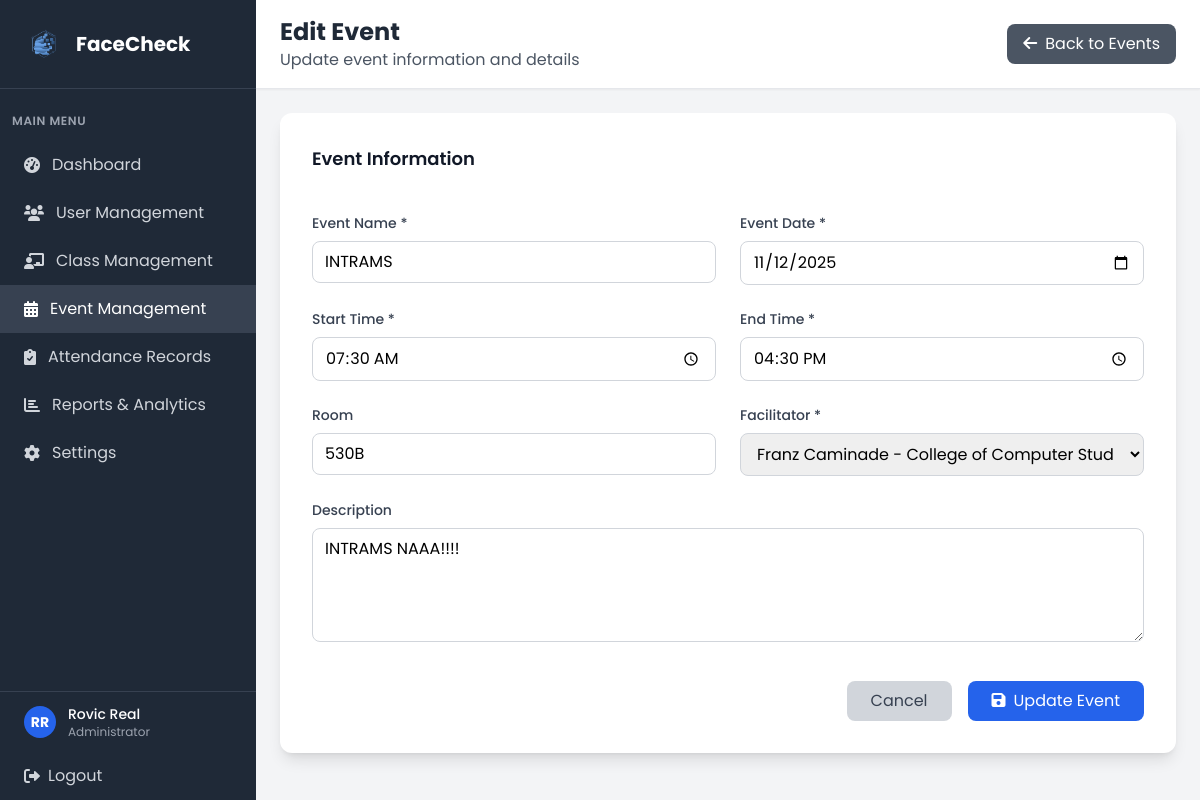
The app's page /admin/events/1/edit (signed in) with its own data.
### tables this page shows
CREATE TABLE user (
            user_id INTEGER PRIMARY KEY AUTOINCREMENT,
            idno VARCHAR(20) NOT NULL UNIQUE,
            firstname VARCHAR(50) NOT NULL,
            lastname VARCHAR(50) NOT NULL,
            role VARCHAR(10) NOT NULL CHECK (role IN ('admin', 'faculty', 'student')),
            password VARCHAR(255) NOT NULL,
            created_at DATETIME DEFAULT CURRENT_TIMESTAMP,
            is_active BOOLEAN DEFAULT 1,
            dept_id INTEGER, admin_profile_picture VARCHAR(255),
            FOREIGN KEY (dept_id) REFERENCES department(dept_id)
        );

CREATE TABLE event (
            event_id INTEGER PRIMARY KEY AUTOINCREMENT,
            event_name VARCHAR(20) NOT NULL,
            description TEXT,
            event_date DATETIME NOT NULL,
            start_time TIME,
            end_time TIME,
            room VARCHAR(20),
            faculty_id INTEGER NOT NULL, is_active BOOLEAN DEFAULT 1,
            FOREIGN KEY (faculty_id) REFERENCES faculty(faculty_id)
        );

### app.py (the view, shortened to what this page needs)
@app.route('/admin/events/<int:event_id>/edit', methods=['GET', 'POST'])
def edit_event(event_id):
    if 'user_id' not in session or session['role'] != 'admin':
        return redirect(url_for('login'))
    conn = get_db_connection()
    event_info = conn.execute('''
        SELECT e.*, u.firstname, u.lastname, d.dept_name
        FROM event e
        JOIN faculty f ON e.faculty_id = f.faculty_id
        JOIN user u ON f.user_id = u.user_id
        LEFT JOIN department d ON u.dept_id = d.dept_id
        WHERE e.event_id = ?
    ''', (event_id,)).fetchone()
    faculty = conn.execute('''
        SELECT f.faculty_id, u.firstname, u.lastname, d.dept_name
        FROM faculty f
        JOIN user u ON f.user_id = u.user_id
        LEFT JOIN department d ON u.dept_id = d.dept_id
        WHERE u.is_active = 1
        ORDER BY u.firstname, u.lastname
    ''').fetchall()
    conn.close()
    return render_template('edit_event.html', event_info=event_info, faculty=faculty)

### app.py (called while the page is built)
@app.context_processor
def inject_current_admin():
    current_admin = None
    if 'user_id' in session and session.get('role') == 'admin':
        conn = get_db_connection()
        try:
            conn.execute('ALTER TABLE user ADD COLUMN admin_profile_picture VARCHAR(255)')
            conn.commit()
        except Exception:
            pass  # Column already exists
        current_admin = conn.execute(
            '''
            SELECT u.*, d.dept_name
            FROM user u
            LEFT JOIN department d ON u.dept_id = d.dept_id
            WHERE u.user_id = ?
            ''',
            (session['user_id'],)
        ).fetchone()
        conn.close()
    return dict(current_admin=current_admin)

### templates/edit_event.html (shortened to what this page needs)
<!DOCTYPE html>
<html lang="en">
<head>
    <script src="https://cdn.tailwindcss.com"></script>
    <link href="https://cdnjs.cloudflare.com/ajax/libs/font-awesome/6.0.0/css/all.min.css" rel="stylesheet">
    <link rel="stylesheet" href="{{ url_for('static', filename='css/global.css') }}">
</head>
<body class="bg-gray-100">
    <div class="flex h-screen">
        <div class="w-64 bg-gray-800 text-white">
            <div class="p-6 border-b border-gray-700">
                <div class="flex items-center">
                    <img src="{{ url_for('static', filename='img/FaceCheck_Logo.png') }}" alt="FaceCheck logo" class="w-10 h-10 mr-3">
                    <h1 class="text-xl font-bold">FaceCheck</h1>
                </div>
            </div>
            <nav class="mt-6">
                <div class="px-3">
                    <div class="text-xs font-semibold text-gray-400 uppercase tracking-wider mb-3">Main Menu</div>
                </div>
                <a href="{{ url_for('dashboard') }}" class="flex items-center px-6 py-3 text-gray-300 hover:bg-gray-700 hover:text-white transition duration-200">
                    <i class="fas fa-tachometer-alt mr-3"></i>
                    Dashboard
                </a>
                <a href="{{ url_for('admin_users') }}" class="flex items-center px-6 py-3 text-gray-300 hover:bg-gray-700 hover:text-white transition duration-200">
                    <i class="fas fa-users mr-3"></i>
                    User Management
                </a>
                <a href="{{ url_for('admin_classes') }}" class="flex items-center px-6 py-3 text-gray-300 hover:bg-gray-700 hover:text-white transition duration-200">
                    <i class="fas fa-chalkboard-teacher mr-3"></i>
                    Class Management
                </a>
                <a href="{{ url_for('admin_events') }}" class="flex items-center px-6 py-3 bg-gray-700 text-white">
                    <i class="fas fa-calendar-alt mr-3"></i>
                    Event Management
                </a>
                <a href="{{ url_for('admin_attendance') }}" class="flex items-center px-6 py-3 text-gray-300 hover:bg-gray-700 hover:text-white transition duration-200">
                    <i class="fas fa-clipboard-check mr-3"></i>
                    Attendance Records
                </a>
                <a href="/reports" class="flex items-center px-6 py-3 text-gray-300 hover:bg-gray-700 hover:text-white transition duration-200">
                    <i class="fas fa-chart-bar mr-3"></i>
                    Reports & Analytics
                </a>
                <a href="/settings" class="flex items-center px-6 py-3 text-gray-300 hover:bg-gray-700 hover:text-white transition duration-200">
                    <i class="fas fa-cog mr-3"></i>
                    Settings
                </a>
            </nav>
            <div class="absolute bottom-0 w-64 border-t border-gray-700">
                <a href="{{ url_for('admin_profile') }}" class="flex items-center px-6 py-3 hover:bg-gray-700 transition duration-200">
                    {% if current_admin and current_admin.admin_profile_picture %}
                    <img src="{{ url_for('static', filename='profile_pictures/' + current_admin.admin_profile_picture) }}"
                         alt="{{ current_admin.firstname }} {{ current_admin.lastname }}"
                         class="w-8 h-8 rounded-full object-cover border-2 border-blue-600 mr-3">
                    {% else %}
                    <div class="w-8 h-8 bg-blue-600 rounded-full flex items-center justify-center mr-3">
                        <span class="text-white text-sm font-bold">
                            {{ (current_admin.firstname[0] ~ current_admin.lastname[0]) if current_admin else 'A' }}
                        </span>
                    </div>
                    {% endif %}
                    <div>
                        <div class="text-sm font-medium">
                            {{ (current_admin.firstname ~ ' ' ~ current_admin.lastname) if current_admin else 'Admin User' }}
                        </div>
                        <div class="text-xs text-gray-400">Administrator</div>
                    </div>
                </a>
                <a href="{{ url_for('logout') }}" class="flex items-center px-6 py-3 text-gray-300 hover:bg-gray-700 hover:text-white transition duration-200">
                    <i class="fas fa-sign-out-alt mr-2"></i>
                    Logout
                </a>
            </div>
        </div>
        <div class="flex-1 flex flex-col overflow-hidden">
            <header class="bg-white shadow-sm border-b border-gray-200">
                <div class="px-6 py-4">
                    <div class="flex items-center justify-between">
                        <div>
                            <h2 class="text-2xl font-bold text-gray-800">Edit Event</h2>
                            <p class="text-gray-600">Update event information and details</p>
                        </div>
                        <a href="{{ url_for('admin_events') }}" class="bg-gray-600 text-white px-4 py-2 rounded-lg hover:bg-gray-700 transition duration-200">
                            <i class="fas fa-arrow-left mr-2"></i>Back to Events
                        </a>
                    </div>
                </div>
            </header>
            <main class="flex-1 overflow-y-auto p-6">
                <div class="max-w-4xl mx-auto">
                    <form method="POST" class="bg-white rounded-xl shadow-lg p-8">
                        <div class="grid grid-cols-1 md:grid-cols-2 gap-6">
                            <div class="md:col-span-2">
                                <h3 class="text-lg font-semibold text-gray-900 mb-4">Event Information</h3>
                            </div>
                            <div>
                                <label for="event_name" class="block text-sm font-medium text-gray-700 mb-2">Event Name *</label>
                                <input type="text" id="event_name" name="event_name" required
                                       value="{{ event_info.event_name }}"
                                       class="w-full px-3 py-2 border border-gray-300 rounded-lg focus:ring-2 focus:ring-blue-500 focus:border-blue-500"
                                       placeholder="e.g., Annual Science Fair">
                            </div>
                            <div>
                                <label for="event_date" class="block text-sm font-medium text-gray-700 mb-2">Event Date *</label>
                                <input type="date" id="event_date" name="event_date" required
                                       value="{{ event_info.event_date }}"
                                       class="w-full px-3 py-2 border border-gray-300 rounded-lg focus:ring-2 focus:ring-blue-500 focus:border-blue-500">
                            </div>
                            <div>
                                <label for="start_time" class="block text-sm font-medium text-gray-700 mb-2">Start Time *</label>
                                <input type="time" id="start_time" name="start_time" required
                                       value="{{ event_info.start_time }}"
                                       class="w-full px-3 py-2 border border-gray-300 rounded-lg focus:ring-2 focus:ring-blue-500 focus:border-blue-500">
                            </div>
                            <div>
                                <label for="end_time" class="block text-sm font-medium text-gray-700 mb-2">End Time *</label>
                                <input type="time" id="end_time" name="end_time" required
                                       value="{{ event_info.end_time }}"
                                       class="w-full px-3 py-2 border border-gray-300 rounded-lg focus:ring-2 focus:ring-blue-500 focus:border-blue-500">
                            </div>
                            <div>
                                <label for="room" class="block text-sm font-medium text-gray-700 mb-2">Room</label>
                                <input type="text" id="room" name="room"
                                       value="{{ event_info.room or '' }}"
                                       class="w-full px-3 py-2 border border-gray-300 rounded-lg focus:ring-2 focus:ring-blue-500 focus:border-blue-500"
                                       placeholder="e.g., Room 101">
                            </div>
                            <div>
                                <label for="faculty_id" class="block text-sm font-medium text-gray-700 mb-2">Facilitator *</label>
                                <select id="faculty_id" name="faculty_id" required
                                        class="w-full px-3 py-2 border border-gray-300 rounded-lg focus:ring-2 focus:ring-blue-500 focus:border-blue-500">
                                    {% for faculty_member in faculty %}
                                    <option value="{{ faculty_member.faculty_id }}"
                                            {% if faculty_member.faculty_id == event_info.faculty_id %}selected{% endif %}>
                                        {{ faculty_member.firstname }} {{ faculty_member.lastname }}
                                    </option>
                                    {% endfor %}
                                </select>
                            </div>
                            <div class="md:col-span-2">
                                <label for="description" class="block text-sm font-medium text-gray-700 mb-2">Description</label>
                                <textarea id="description" name="description" rows="4"
                                          class="w-full px-3 py-2 border border-gray-300 rounded-lg focus:ring-2 focus:ring-blue-500 focus:border-blue-500"
                                          placeholder="Enter event description...">{{ event_info.description or '' }}</textarea>
                            </div>
                        </div>
                        <div class="mt-8 flex justify-end space-x-4">
                            <a href="{{ url_for('admin_events') }}" class="bg-gray-300 text-gray-700 px-6 py-2 rounded-lg hover:bg-gray-400 transition duration-200">
                                Cancel
                            </a>
                            <button type="submit" class="bg-blue-600 text-white px-6 py-2 rounded-lg hover:bg-blue-700 transition duration-200">
                                <i class="fas fa-save mr-2"></i>Update Event
                            </button>
                        </div>
                    </form>
                </div>
            </main>
        </div>
    </div>
</body>
</html>

### static/css/global.css (style rules this page uses)
html, body, button, input, textarea, select { font-family: 'Poppins', 'Segoe UI', sans-serif !important; }

### records on screen
user: firstname+lastname "RR", firstname+lastname "Rovic Real"
event: event_name "INTRAMS", event_date "11/12/2025", start_time "07:30", end_time "16:30", room "530B", faculty_id "Franz Caminade - College of Computer Studies", description "INTRAMS NAAA!!!!"
